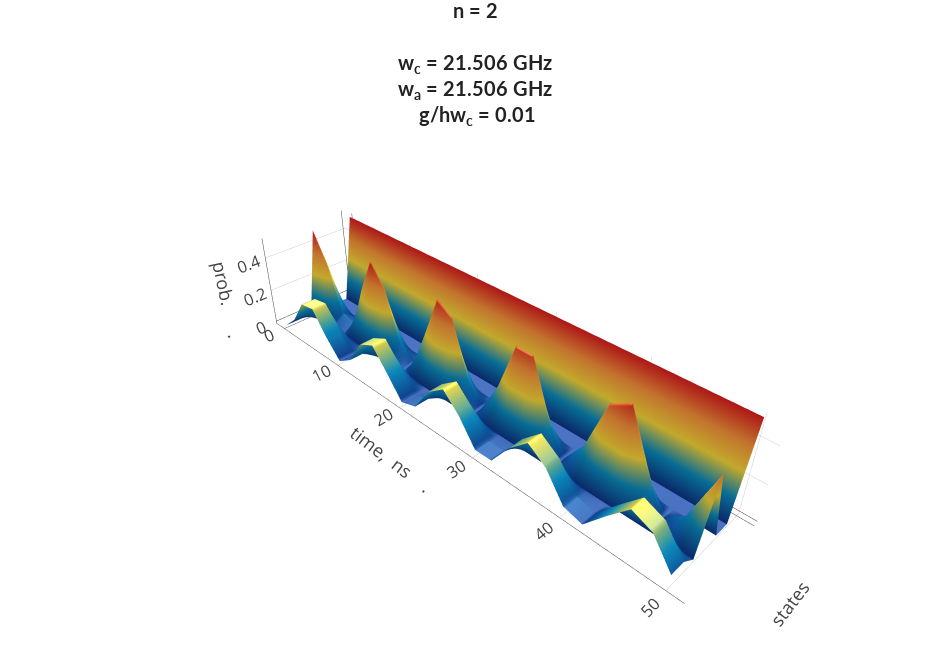

Source (notebook cell):
### Code cell
from PyQuantum.Common.PyPlot import PlotBuilder

plt = PlotBuilder()

plt.set_width(950)
plt.set_height(650)

# ---------------------------------------------- TITLE --------------------------------------------
title = ""
title += "<b>"
title += "n = " + str(config.n)
if config.capacity - config.n > 0:
    title += "<br>" + str(config.capacity - config.n) + \
        " фотонов в полости"
# else:
# title += "<br>" + "empty cavity"

# title += "<br>atoms state: |Ψ<sub>0</sub> i = |11...1>A<sub>0</sub> |00...0>A<sub>1</sub> |vaki<sub>p</sub>" + \
#     str(config.init_state)
title += "<br>"
title += "<br>w<sub>c</sub> = " + wc_str(config.wc)
title += "<br>w<sub>a</sub> = " + wa_str(config.wa)
title += "<br> g/hw<sub>c</sub> = " + str(config.g/config.wc)
title += "<br>"
title += "<br>"
title += "</b>"

plt.set_title(title)
# ---------------------------------------------- TITLE --------------------------------------------

# ---------------------------------------------- SCALE --------------------------------------------
y_scale = 1

if config.T < 0.25 * config.mks:
    y_scale = 0.1
elif config.T <= 0.5 * config.mks:
    y_scale = 0.025
elif config.T == 0.5 * config.mks:
    y_scale = 0.01
elif config.T == 1 * config.mks:
    y_scale = 7.5
    # y_scale = 10
elif config.T == 5 * config.mks:
    y_scale = 1

plt.set_yscale(y_scale)

plt.set_xaxis("states")
plt.set_yaxis("time, " + T_str_mark(config.T))
plt.set_zaxis("prob.\t\t\t\t\t\t.")
# ---------------------------------------------- SCALE --------------------------------------------

# -------------------------------------------------------------------------------------------------
plt.PyPlot3D(
    x_csv=config.path + "/" + "x.csv",
    y_csv=config.path + "/" + "t.csv",
    z_csv=config.path + "/" + "z.csv",
    # t_coeff=20000 / 1000 * (config.T / 1e-6),
    online=False,
    path=config.path,
    filename="Bipartite",
)
# -------------------------------------------------------------------------------------------------

### Figure 1 — Plotly figure (JSON) as saved in the notebook; plotly's stock layout.template omitted (floating-point values rounded to 4 significant figures; data arrays with more than 128 entries replaced by an {"elided": "..."} marker saying what was removed)
{"data": [{"colorscale": "Portland", "lighting": {"diffuse": 0.5, "fresnel": 0.2, "specular": 0.2}, "showlegend": false, "showscale": false, "type": "surface", "uid": "4132acf0-de22-4b97-b91e-11dee8da5166", "z": {"elided": "26x7 float values"}}], "layout": {"autosize": false, "height": 650, "margin": {"b": 0, "l": 0, "pad": 50, "r": 0, "t": 35}, "plot_bgcolor": "#AAA", "scene": {"aspectratio": {"x": 1, "y": 5, "z": 1}, "camera": {"center": {"x": 0, "y": 0, "z": 0.2}, "eye": {"x": 3.75, "y": 3.75, "z": 3.75}, "up": {"x": 0, "y": 0, "z": 1}}, "xaxis": {"autorange": true, "showgrid": false, "showline": false, "tickfont": {"size": 14}, "ticktext": ["", "", "", "", "", "", ""], "tickvals": [0, 1, 2, 3, 4, 5, 6], "title": "states", "titlefont": {"size": 18}}, "yaxis": {"autorange": true, "linewidth": 1, "tickfont": {"size": 14}, "ticktext": [0, 10, 20, 30, 40, 50], "tickvals": [0, 5, 10, 15, 20, 25], "title": "time,  ns\t\t\t\t.", "titlefont": {"size": 18}}, "zaxis": {"autorange": true, "linewidth": 1, "range": [0, 1], "tickfont": {"size": 14}, "title": "prob.\t\t\t\t\t\t.", "titlefont": {"size": 18}}}, "showlegend": false, "title": "<b>n = 2<br><br>w<sub>c</sub> = 21.506 GHz<br>w<sub>a</sub> = 21.506 GHz<br> g/hw<sub>c</sub> = 0.01<br><br></b>", "titlefont": {"color": "#222", "family": "Lato", "size": 20}, "width": 950, "xaxis": {"tickfont": {"size": 200}, "ticks": "outside"}, "yaxis": {"tickfont": {"size": 200}, "ticks": "outside", "title": "y Axis", "titlefont": {"color": "#FFFFFF", "family": "Courier New, monospace", "size": 40}}}}
